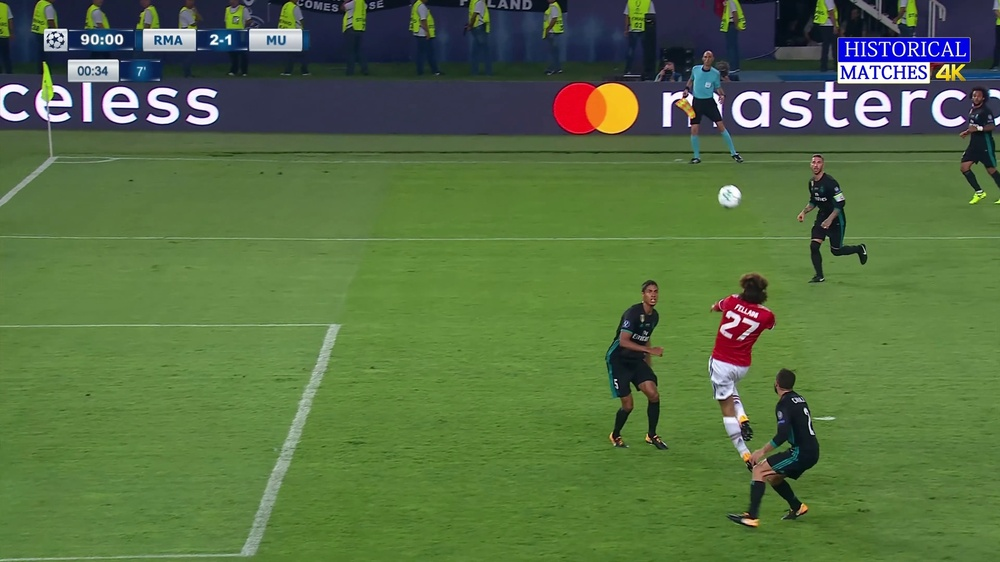
#> input picture COCO-to-Yolo-format/input/img/example.jpg, 1000 x 562 px, shrunk from 1920 x 1080 before the run
$ python visualizer.py
#> lines starting #> are read from the running program, lines starting #| are printed output that depends on the picture; after the words box and inside, x2 and y2 are one past the last pixel; in counts of white or black regions, pixels touching at a corner belong together
import cv2
import os
import matplotlib.pyplot as plt

"""
visualizer.py

Visualizes YOLO bounding box annotations on images.

Features:
- Reads YOLO-format bounding boxes
- Converts normalized coordinates to pixel space
- Draws bounding boxes and class labels
- Saves and displays the visualization result
"""

# ===============================
# PATH CONFIGURATION
# ===============================
IMAGE_PATH = "input/img/example.jpg"
TXT_PATH = "output/example.txt"
OUTPUT_DIR = "output/"

OUTPUT_PATH = os.path.join(OUTPUT_DIR, "image_visualized_with_bboxes.jpg")

os.makedirs(OUTPUT_DIR, exist_ok=True)

# ===============================
# CLASS COLORS (BGR)
# ===============================
CLASS_COLORS = {
    0: (0,   0, 255),   # Red
    1: (0, 255,   0),   # Green
    2: (255, 0,   0),   # Blue
    3: (0, 255, 255),   # Yellow
}

# ===============================
# LOAD IMAGE
# ===============================
image = cv2.imread(IMAGE_PATH)
#> image is the input picture: shape (562, 1000, 3); mean B, G, R 67.3, 111.4, 86.3
if image is None:
    raise FileNotFoundError(f"Image not found: {IMAGE_PATH}")

image_height, image_width, _ = image.shape
#> image_height = 562; image_width = 1000

# ===============================
# READ YOLO ANNOTATIONS
# ===============================
with open(TXT_PATH, "r") as file:
#> (reads COCO-to-Yolo-format/output/example.txt from the repository)
    lines = file.readlines()

for line in lines:
    class_id, x, y, w, h = map(float, line.split())
    class_id = int(class_id)

    # Convert YOLO → pixel coordinates
    left = int((x - w / 2) * image_width)
    right = int((x + w / 2) * image_width)
    top = int((y - h / 2) * image_height)
    bottom = int((y + h / 2) * image_height)

    # Clamp bounding box to image boundaries
    left = max(0, left)
    right = min(image_width - 1, right)
    top = max(0, top)
    bottom = min(image_height - 1, bottom)

    color = CLASS_COLORS.get(class_id, (255, 255, 255))

    # Draw bounding box
    cv2.rectangle(image, (left, top), (right, bottom), color, 2)

    # Draw class label
    label_text = f"class {class_id}"
    cv2.putText(
        image,
        label_text,
        (left, max(top - 5, 15)),
        cv2.FONT_HERSHEY_SIMPLEX,
        0.5,
        color,
        1,
        cv2.LINE_AA,
    )
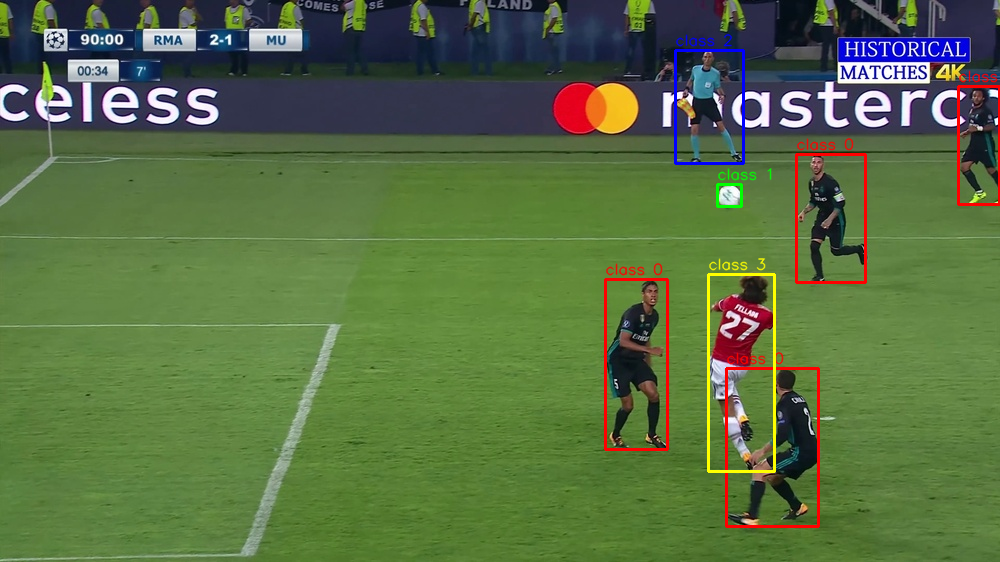
#> image: shape (562, 1000, 3); 1.83% of pixels changed, all inside (x1, y1, x2, y2) = (604, 33, 1000, 528)

# ===============================
# SAVE RESULT
# ===============================
cv2.imwrite(OUTPUT_PATH, image)
print(f"Saved visualization to: {OUTPUT_PATH}")

# ===============================
# DISPLAY IMAGE (RGB for matplotlib)
# ===============================
image_rgb = cv2.cvtColor(image, cv2.COLOR_BGR2RGB)
plt.imshow(image_rgb)
plt.axis("off")
plt.show()
